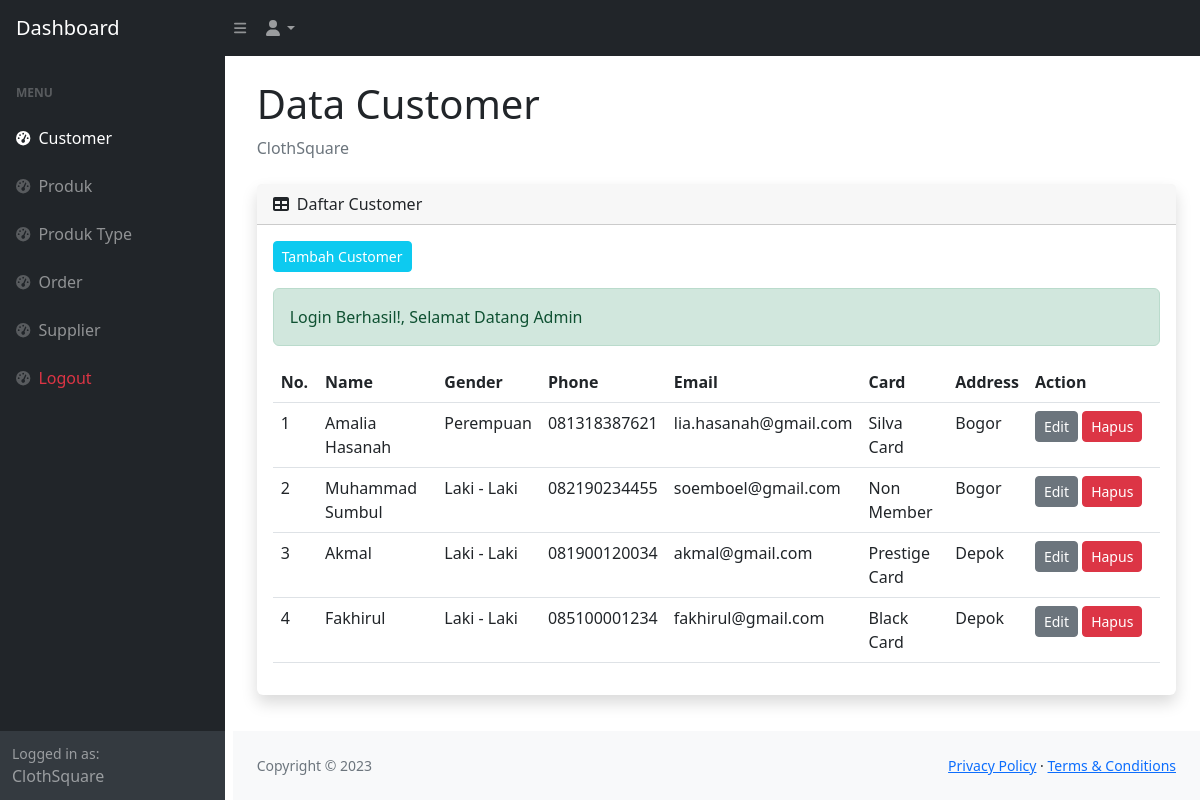
Screenshot of /admin/customer.php (signed in) with the database file from the repository.
### tables this page shows
CREATE TABLE `customer` (
  `id` int(11) NOT NULL,
  `name` varchar(45) DEFAULT NULL,
  `gender` enum('L','P') DEFAULT NULL,
  `phone` varchar(45) DEFAULT NULL,
  `email` varchar(45) DEFAULT NULL,
  `address` longtext DEFAULT NULL,
  `card_id` int(11) NOT NULL
);

CREATE TABLE `card` (
  `id` int(11) NOT NULL,
  `code` varchar(45) DEFAULT NULL,
  `name` varchar(45) DEFAULT NULL,
  `discount` float DEFAULT NULL,
  `member_fee` int(11) DEFAULT NULL
);

### function/helper.php (called while the page is built, shortened)
<?php
function hasSuccess(): bool
{
  return isset($_SESSION['success']);
}
function success(): ?string
{
  if (hasSuccess()) {
    $data = $_SESSION['success'];
    return $data;
  } else {
    return null;
  }
}

### function/query.php (called while the page is built, shortened)
<?php
function query_select($table, $role = [])
{
  global $conn;
  $sql = "SELECT * FROM $table";
  if (isset($role['orderby'])) {
    $sql .= " ORDER BY " . $role['orderby'];
  }
  $result = mysqli_query($conn, $sql);
  $rows = [];
  while ($row = mysqli_fetch_assoc($result)) {
    $rows[] = $row;
  }
  return $rows;
}

### admin/customer.php (the view, shortened to what this page needs)
<?php
$hal = "customer";
$customer = query_select('customer', [
    'orderby' => 'id DESC',
]);
$cards = query_select('card');
$dataCard = [];
foreach ($cards as $val) {
    $dataCard[$val['id']] = $val;
}
?>
<?php require "partials/header.php" ?>
       <?php require "partials/navbar.php" ?>
        <div id="layoutSidenav">
            <?php require "partials/sidebar.php" ?>
            <div id="layoutSidenav_content">
                <main>
                    <div class="container-fluid px-4">
                        <h1 class="mt-4">Data Customer</h1>
                        <ol class="breadcrumb mb-4">
                            <li class="breadcrumb-item active">ClothSquare</li>
                        </ol>
                        <div class="card mb-4 border-0 shadow">
                            <div class="card-header">
                                <i class="fas fa-table me-1"></i>
                                Daftar Customer
                            </div>
                            <div class="card-body">
                                <a href="customer-create.php" class="btn btn-info btn-sm mb-3 text-white">Tambah Customer</a>
                                <?php if (hasSuccess() || hasError() ): ?>
                                  <div class="alert alert-<?= hasSuccess() ? "success" : "danger" ?>"><?= hasSuccess() ? success() : error() ?></div>
                                <?php endif ?>
                                <table class="table" id="datatablesSimple">
                                    <thead>
                                        <tr>
                                            <th width="5%">No.</th>
                                            <th>Name</th>
                                            <th>Gender</th>
                                            <th>Phone</th>
                                            <th>Email</th>
                                            <th>Card</th>
                                            <th>Address</th>
                                            <th width="15%">Action</th>
                                        </tr>
                                    </thead>
                                    <tbody>
                                        <?php
                                        $no  = 1;
                                        foreach ($customer as $item): ?>
                                            <tr>
                                                <td><?= $no++ ?></td>
                                                <td><?php echo $item['name'] ?></td>
                                                <td><?php echo $item['gender'] == "L" ? "Laki - Laki" : "Perempuan" ?></td>
                                                <td><?php echo $item['phone'] ?></td>
                                                <td><?php echo $item['email'] ?></td>
                                                <td><?= $dataCard[$item['card_id']]['name'] ?></td>
                                                <td><?php echo $item['address'] ?></td>
                                                <td>
                                                    <a href="customer-edit.php?id=<?= $item['id'] ?>" class="btn btn-sm btn-secondary">Edit</a>
                                                    <a href="hapus.php?id=<?= $item['id'] ?>&data=customer" class="btn btn-sm btn-danger" onclick="return confirm('Apakah Anda Yakin Menghapus Customer <?= $item['name'] ?>')">Hapus</a>
                                                </td>
                                            </tr>
                                        <?php endforeach ?>
                                    </tbody>
                                </table>
                            </div>
                        </div>
                    </div>
                </main>
                <footer class="py-4 bg-light mt-auto">
                    <div class="container-fluid px-4">
                        <div class="d-flex align-items-center justify-content-between small">
                            <div class="text-muted">Copyright &copy; 2023</div>
                            <div>
                                <a href="#">Privacy Policy</a>
                                &middot;
                                <a href="#">Terms &amp; Conditions</a>
                            </div>
                        </div>
                    </div>
                </footer>
            </div>
        </div>
<?php require "partials/footer.php" ?>

### admin/partials/header.php (shortened to what this page needs)
<!DOCTYPE html>
<html lang="en">
    <head>
        <link href="https://cdn.jsdelivr.net/npm/simple-datatables@7.1.2/dist/style.min.css" rel="stylesheet" />
        <link href="css/styles.css" rel="stylesheet" />
    </head>
    <body class="sb-nav-fixed">

### admin/partials/navbar.php (shortened to what this page needs)
<nav class="sb-topnav navbar navbar-expand navbar-dark bg-dark">
           <a class="navbar-brand ps-3" href="index.html">Dashboard</a>
           <button class="btn btn-link btn-sm order-1 order-lg-0 me-4 me-lg-0" id="sidebarToggle" href="#!"><i class="fas fa-bars"></i></button>
           <ul class="navbar-nav ms-auto ms-md-0 me-3 me-lg-4">
               <li class="nav-item dropdown">
                   <a class="nav-link dropdown-toggle" id="navbarDropdown" href="#" role="button" data-bs-toggle="dropdown" aria-expanded="false"><i class="fas fa-user fa-fw"></i></a>
               </li>
           </ul>
       </nav>

### admin/partials/sidebar.php
<?php
global $hal;
 ?>
<div id="layoutSidenav_nav">
                <nav class="sb-sidenav accordion sb-sidenav-dark" id="sidenavAccordion">
                    <div class="sb-sidenav-menu">
                        <div class="nav">
                            <div class="sb-sidenav-menu-heading">Menu</div>
                            <a class="nav-link <?= $hal == "customer" ? "active" : "" ?>" href="customer.php">
                                <div class="sb-nav-link-icon"><i class="fas fa-tachometer-alt"></i></div>
                                Customer
                            </a>
                            <a class="nav-link <?= $hal == "produk" ? "active" : "" ?>" href="produk.php">
                                <div class="sb-nav-link-icon"><i class="fas fa-tachometer-alt"></i></div>
                                Produk
                            </a>
                            <a class="nav-link <?= $hal == "type" ? "active" : "" ?>" href="produk-type.php">
                                <div class="sb-nav-link-icon"><i class="fas fa-tachometer-alt"></i></div>
                                Produk Type
                            </a>
                            <a class="nav-link <?= $hal == "orderan" ? "active" : "" ?>" href="orderan.php">
                                <div class="sb-nav-link-icon"><i class="fas fa-tachometer-alt"></i></div>
                                Order
                            </a>
                            <a class="nav-link <?= $hal == "supplier" ? "active" : "" ?>" href="supplier.php">
                                <div class="sb-nav-link-icon"><i class="fas fa-tachometer-alt"></i></div>
                                Supplier
                            </a>
                            <a class="nav-link text-danger" href="logout.php">
                                <div class="sb-nav-link-icon"><i class="fas fa-tachometer-alt"></i></div>
                                Logout
                            </a>
                        </div>
                    </div>
                    <div class="sb-sidenav-footer">
                        <div class="small">Logged in as:</div>
                        ClothSquare
                    </div>
                </nav>
            </div>s

### admin/partials/footer.php
	</body>
</html>

### rows the page displays
customer: name "Amalia Hasanah", gender "Perempuan", phone "081318387621", email "lia.hasanah@gmail.com", card.name "Silva Card", address "Bogor"
customer: name "Muhammad Sumbul", gender "Laki - Laki", phone "082190234455", email "soemboel@gmail.com", card.name "Non Member", address "Bogor"
customer: name "Akmal", gender "Laki - Laki", phone "081900120034", email "akmal@gmail.com", card.name "Prestige Card", address "Depok"
customer: name "Fakhirul", gender "Laki - Laki", phone "085100001234", email "fakhirul@gmail.com", card.name "Black Card", address "Depok"

### other values shown
success() "Login Berhasil!, Selamat Datang Admin"
